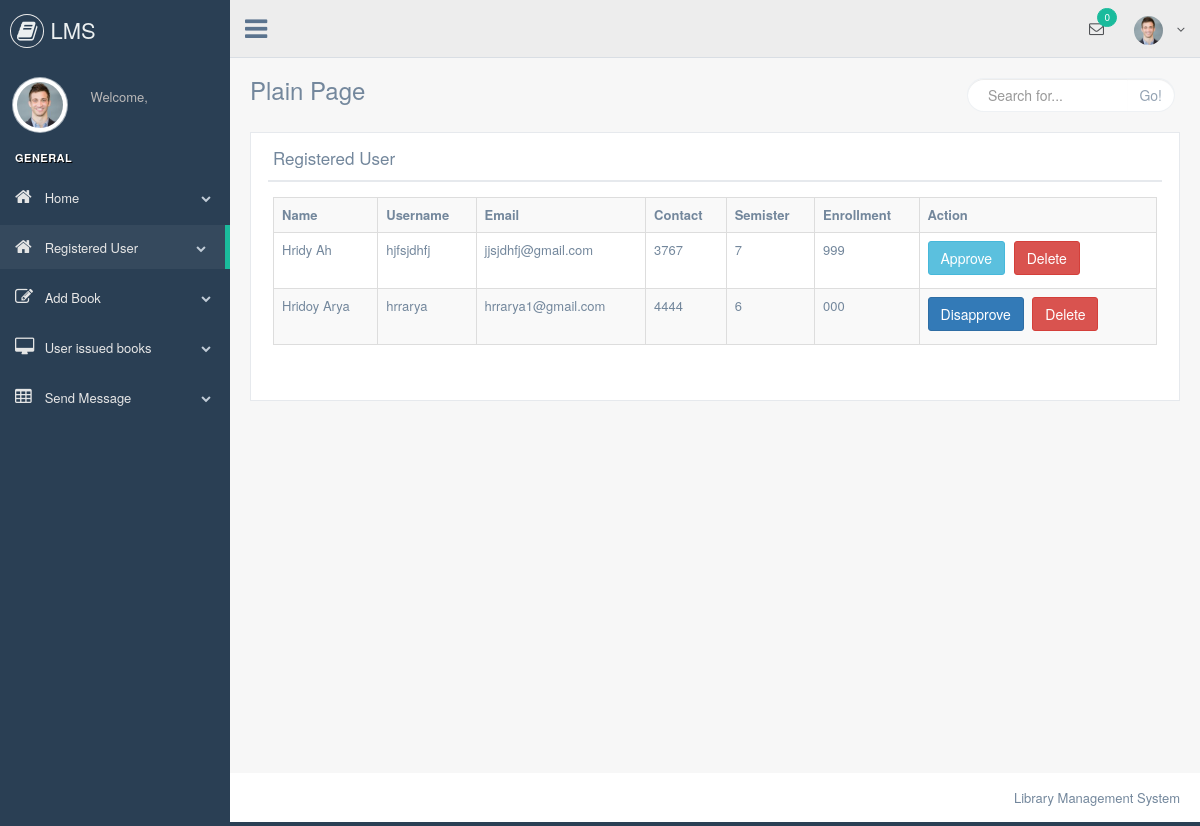
The page /librarian/all_user.php (signed in) on the database its author committed.
### tables this page shows
CREATE TABLE `users` (
  `id` int(11) NOT NULL,
  `f_name` varchar(20) NOT NULL,
  `l_name` varchar(20) NOT NULL,
  `u_name` varchar(20) NOT NULL,
  `password` varchar(255) NOT NULL,
  `email` varchar(255) NOT NULL,
  `contact` varchar(255) NOT NULL,
  `sem` int(3) NOT NULL,
  `enrollment` varchar(40) NOT NULL,
  `status` varchar(3) NOT NULL
);

### core/init.php (called while the page is built, shortened)
<?php
	include 'database/config.php';
	include 'classes/user.php';
	global $pdo;
	$user = new User($pdo);
 ?>

### core/classes/user.php (called while the page is built, shortened)
<?php
	class User
	{
		protected $pdo;
		function __construct($pdo)
		{
			$this->pdo = $pdo;
		}
		public function select($table){
			$stmt = $this->pdo->prepare("SELECT * FROM {$table}");
			$stmt ->execute();
			return $stmt->fetchAll(PDO::FETCH_OBJ);
		}
	}
 ?>

### librarian/all_user.php (the view, shortened to what this page needs)
<?php include 'lib/header.php'; ?>
                            <div class="x_title">
                                <h2>Registered User</h2>
                                <div class="clearfix"></div>
                            </div>
                            <div class="x_content table-responsive">
                                <table class="table table-bordered table-striped">
                                    <tr>
                                        <th>Name</th>
                                        <th>Username</th>
                                        <th>Email</th>
                                        <th>Contact</th>
                                        <th>Semister</th>
                                        <th>Enrollment</th>
                                        <th>Action</th>
                                    </tr>
                                    <?php
                                        if ($users = $user->select("users")) {
                                            foreach($users as $user){
                                                ?>
                                            <tr>
                                                <td><?php echo ucfirst($user->f_name)." ".ucfirst($user->l_name) ?></td>
                                                <td><?php echo $user->u_name; ?></td>
                                                <td><?php echo $user->email; ?></td>
                                                <td><?php echo $user->contact; ?></td>
                                                <td><?php echo $user->sem; ?></td>
                                                <td><?php echo $user->enrollment; ?></td>
                                                <td>
                                                    <?php
                                                        if ($user->status=="no") {
                                                            ?>
                                                    <a onclick="confirmationDelete(this); return false;" href="?approve=<?php echo $user->id; ?>" class="btn btn-info">Approve</a>
                                                            <?php
                                                        }else{
                                                            ?>
                                                    <a onclick="confirmationDelete(this); return false;" href="?disapprove=<?php echo $user->id; ?>" class="btn btn-primary">Disapprove</a>
                                                            <?php
                                                        }
                                                     ?>
                                                <a onclick="confirmationDelete(this); return false;" href="?del=<?php echo $user->id; ?>" class="btn btn-danger">Delete</a></td>
                                            </tr>
                                                <?php
                                            }
                                        } else {
                                            $err = "User not found";
                                        }
                                     ?>
                                </table>
                                <br>
                            </div>
<?php include 'lib/footer.php'; ?>

### rows shown on the page
users: f_name "Hridy", l_name "Ah", u_name "hjfsjdhfj", email "jjsjdhfj@gmail.com", contact "3767", sem "7", enrollment "999"
users: f_name "Hridoy", l_name "Arya", u_name "hrrarya", email "hrrarya1@gmail.com", contact "4444", sem "6", enrollment "000"

### other values the page prints
$count "0"
